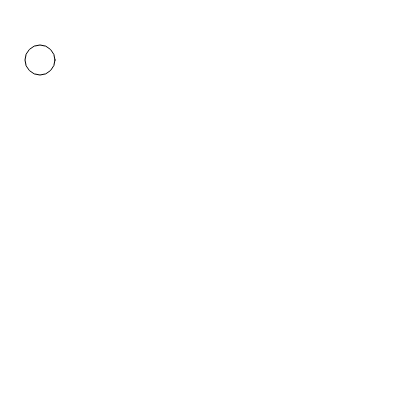
Frame 1 (no input)
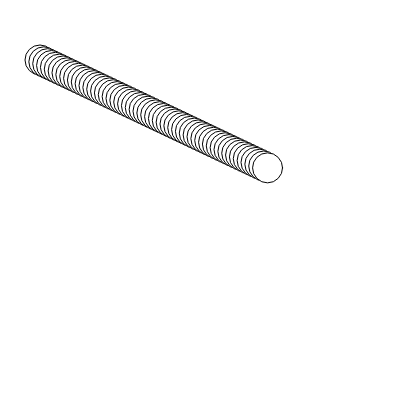
Frame 60 (no input)
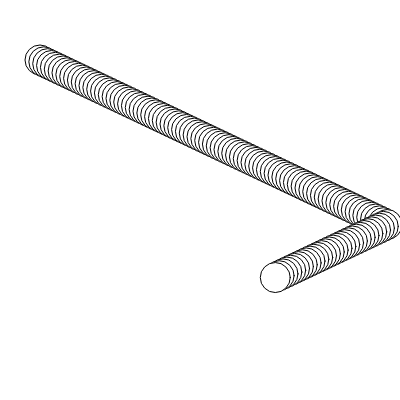
Frame 120 (the mouse pressed at the canvas centre since frame 60)

The p5.js sketch that drew these frames (run headless with seeded random() and noise() and a simulated clock; from frame 60 on, the mouse is pressed at the canvas centre):

// p5.js sketch
// ── sketch.js
// Variablen

// elementaren Variablen
// Ganzzahlen Integers int --> 1, 3, 34, -23
// Fließkommazahlen FloatingPointNumbers float --> 0.234, 123.234, 1.0, -234.234
// Boolean bool --> true / false
// Character char --> 'a', 'b', ' ', '+', '\'' (escapen von sonderzeichen über \Sonderzeichen)

// Objekte
// Textkette String --> "Hello World", " ", "8ohasdf"
// PImage Bilder
// PFont Schriften

// Variablen Definition in den meisten Programmiersprachen
// Typ variablenNamen ( = Wert);
// int alter = 18;

// Variabeln Definition in p5js
let myXPos = 40.0;
let myYPos = 60;
let xSpeed, ySpeed;


function setup() {
  createCanvas(400, 400);
  xSpeed = random(1,5);
  ySpeed = random(1,5);
}

function draw() {
  
  //background(220);
  
  
  ellipse(myXPos, myYPos, 30, 30);
  myXPos = myXPos + xSpeed;
  myYPos = myYPos + ySpeed;
  
  // Vergleichsoperatoren
  // A > B  --> wenn A größer als B ist
  // A < B  --> wenn A kleiner als B ist
  // A >= B --> wenn A größer oder gleich B ist
  // A <= B --> wenn A kleiner oder gleich B ist
  // A == B --> wenn der Wert von A gleich B ist
  // A === B --> wenn der Wert von A gleich B ist und der Typ von A und B gleich ist
  // A != B --> wenn der Wert von A nicht gleich B ist
  
  
  // Verknüpfungsoperatoren
  // CONDITION_A && CONDITION_B --> Wenn Bedingung A UND Bedingung B erfüllt sind
  // CONDITION_A || CONDITION_B --> Wenn Bedingung A ODER Bedingung B (oder beide) erfüllt sind
  
  // if-Bedingungen
  // if(CONDITION) { wenn CONDITION erfüllt ist, wird alles im Rumpf (zwischen den {}) ausgeführt}
  /*
  if(myXPos > 200) 
  {
    //myXPos = 0;
    xSpeed = -xSpeed;
  }
  
  if(myXPos <= 0){
    xSpeed = -1 * xSpeed;
  }
  */
  
  if(myXPos > width-15 || myXPos <= 0+15) 
  {
    xSpeed = -xSpeed;
  }
  
  if(myYPos > height-15 || myYPos <= 0+15) 
  {
    ySpeed = -ySpeed;
  }
  
  
}
